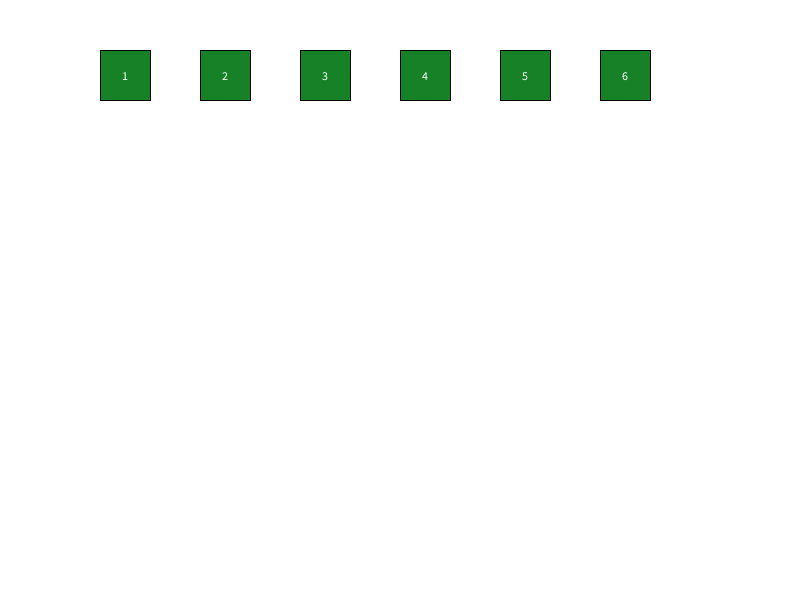
Frame 1 (no input)
Frame 60 (the mouse pressed at the canvas centre just before this capture): identical to frame 1, image omitted
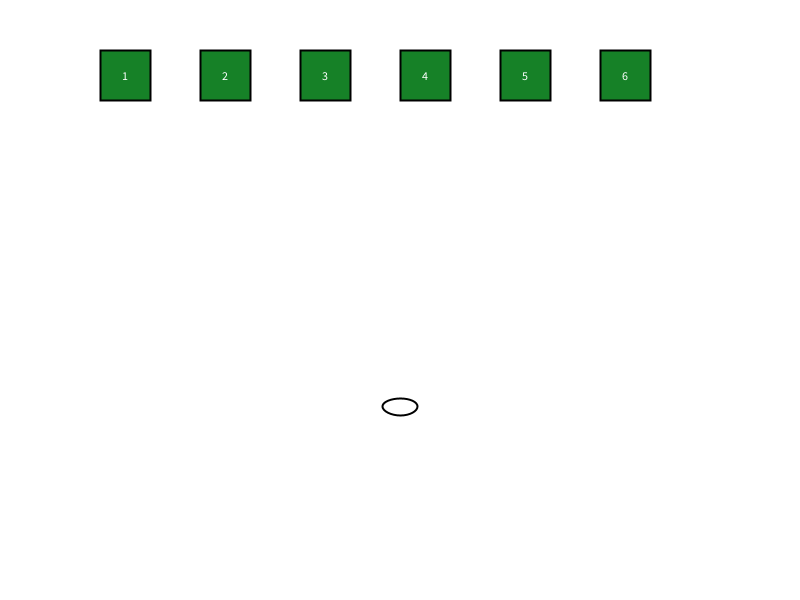
Frame 120 (the mouse held since frame 60 and released just before this capture)

The Processing sketch that drew these frames (run headless with seeded random() and noise(); from frame 60 on, the mouse is pressed at the canvas centre):

// Processing sketch: Particle_work
// ── Particle_work.pde
//Robbie Mills

ArrayList<Particle> particles;
ArrayList<PreciseDelete> precisedeleterects;

boolean click = false;

void setup() {

  size(800, 600);
  frameRate(60);
  ellipseMode(CENTER);
  textAlign(CENTER, CENTER);

  particles = new ArrayList<Particle>();
  precisedeleterects = new ArrayList<PreciseDelete>();

  precisedeleterects.add(new PreciseDelete(100, 50, 50, 50, "1"));
  precisedeleterects.add(new PreciseDelete(200, 50, 50, 50, "2"));
  precisedeleterects.add(new PreciseDelete(300, 50, 50, 50, "3"));
  precisedeleterects.add(new PreciseDelete(400, 50, 50, 50, "4"));
  precisedeleterects.add(new PreciseDelete(500, 50, 50, 50, "5"));
  precisedeleterects.add(new PreciseDelete(600, 50, 50, 50, "6"));
}

void draw() {

  background(255);

  for (PreciseDelete z : precisedeleterects) {

    z.drawRect();
  }

  for (Particle p : particles) {

    p.updateParticle();
    p.particleBoundary();
    p.drawParticle();
  }
}

void mousePressed() {

  particles.add(new Particle(mouseX, mouseY, random(5, 50), random(5, 50), random(-1, 1)));
  println(particles.size());
}

void keyPressed() {

  if (keyPressed == true) {

    if (keyCode == ENTER) {

      particles.clear();
      println(particles.size());
    }
  }
  if (keyCode == UP) {

    particles.add(new Particle(mouseX, mouseY, random(5, 50), random(5, 50), random(-1, 1)));
    println(particles.size());
  }

  if (keyCode == DOWN) {

    if (particles.size() > 0) {
      particles.remove(0);
      println(particles.size());
    }
  }


  //-----PRECISE DELETION(RECTS)-----//
  if (keyPressed) {
    if (key == '1') {
      if (precisedeleterects.size() > 0) {
        precisedeleterects.remove(0);
        println(precisedeleterects.size());
      }
    }
  }

  if (keyPressed) {
    if (key == '2') {
      if (precisedeleterects.size() > 0) {
        precisedeleterects.remove(1);
        println(precisedeleterects.size());
      }
    }
  }

  if (keyPressed) {
    if (key == '3') {
      if (precisedeleterects.size() > 0) {
        precisedeleterects.remove(2);
        println(precisedeleterects.size());
      }
    }
  }

  if (keyPressed) {
    if (key == '4') {
      if (precisedeleterects.size() > 0) {
        precisedeleterects.remove(3);
        println(precisedeleterects.size());
      }
    }
  }

  if (keyPressed) {
    if (key == '5') {
      if (precisedeleterects.size() > 0) {
        precisedeleterects.remove(4);
        println(precisedeleterects.size());
      }
    }
  }

  if (keyPressed) {
    if (key == '6') {
      if (precisedeleterects.size() > 0) {
        precisedeleterects.remove(5);
        println(precisedeleterects.size());
      }
    }
  }
}
// ── Manipulate.pde
class Manipulate {

  Manipulate() {
  }



  void clearArraylist() {


    particles.clear();
  }
}
// ── Particle.pde
class Particle {

  int ParticleXpos;
  int ParticleYpos;
  float ParticleWidth;
  float ParticleHeight;

  float ParticleSpeedX;
  float ParticleSpeedY;

  float ParticleMass = 1;
  float gravity = 0.3;

  //color ParticleColour;

  Particle(int _ParticleXpos, int _ParticleYpos, float _ParticleWidth, float _ParticleHeight, float _ParticleSpeedX) {

    ParticleXpos = _ParticleXpos;
    ParticleYpos = _ParticleYpos;
    ParticleWidth = _ParticleWidth;
    ParticleHeight = _ParticleHeight;
    ParticleSpeedX = _ParticleSpeedX;
  }

  void drawParticle() {

    color c = get(ParticleXpos, ParticleYpos);

    fill(c);

    //fill(255);
    strokeWeight(2);
    ellipse(ParticleXpos, ParticleYpos, ParticleWidth, ParticleHeight);
  }

  void particleBoundary() {

    if (((ParticleXpos + 25) > width) || ((ParticleXpos - 25) < 0)) {

      ParticleSpeedX = ParticleSpeedX * -1;
    }

    if ((ParticleYpos + 25) > height) {

      ParticleYpos = height - 25;
      ParticleSpeedY = ParticleSpeedY * -0.95;
    }

    if ((ParticleYpos - 25) < 0) {

      ParticleSpeedY = ParticleSpeedY * -1;
    }
  }

  void updateParticle() {

    ParticleXpos += ParticleSpeedX;
    ParticleYpos += + ParticleSpeedY;
    ParticleSpeedY += gravity;
  }
}
// ── PreciseDelete.pde
class PreciseDelete {

  float RectXpos;
  float RectYpos;
  float RectWidth;
  float RectHeight;
  String RectLabel;


  PreciseDelete(float _RectXpos, float _RectYpos, float _RectWidth, float _RectHeight, String _RectLabel) {

    RectXpos = _RectXpos;
    RectYpos = _RectYpos;
    RectWidth = _RectWidth;
    RectHeight = _RectHeight;
    RectLabel = _RectLabel;
  }

  void drawRect() {

    fill(#168127); //dark green
    rect(RectXpos, RectYpos, RectWidth, RectHeight);
    fill(255);
    text(RectLabel, RectXpos + (RectWidth / 2), RectYpos + (RectHeight / 2));
  }
}
